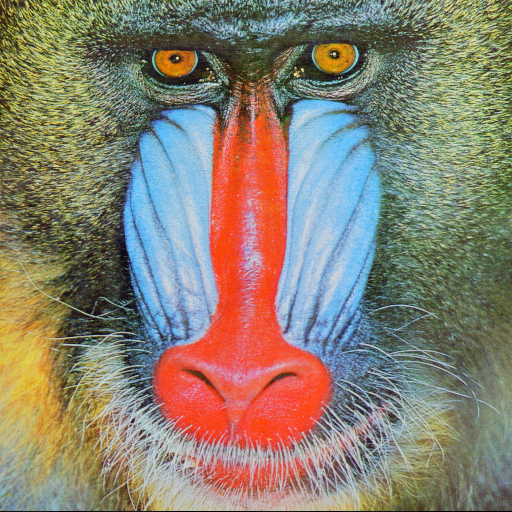
%> input picture Baboon.tiff, 512 x 512 px
$ octave main.m   (GNU Octave 9; MATLAB toolbox functions it lacks are replaced by stand-ins)
%> lines starting %> are read from the running program, lines starting %| are printed output that depends on the picture
### energy_ac_coefficients_framework.m
function [energy_map,num_nonzero,last_nonzero] = energy_ac_coefficients_framework(plain_image,CW,QF,key_image,fig)
%% return current results
if fig==0
    energy_map = imread('.\Baboon_EAC.png');
    num_nonzero = imread('.\Baboon_NCC.png');
    last_nonzero = imread('.\Baboon_PLZ.png');
else
    energy_map = imread('.\Baboon_EAC_w.png');
    num_nonzero = imread('.\Baboon_NCC_w.png');
    last_nonzero = imread('.\Baboon_PLZ_w.png');
end
return
%% encryption process
[m,n]=size(plain_image);
plain_image = plain_image-128;
block16_num = n*m/256;
block16(16,16,block16_num)=0;
% Execute our encryption algorithm to obtain encrypted encoded stream
% Assume the encoded stream encryption process is cracked, so Huffman decoding can be performed
% Huffman decoding yields zigzag-processed frequency domain coefficient vector for each 8*8 block
%% unzigzag8
block16(16,16,block16_num)=0;
for bx=1:block16_num
    temp_bx = 4*bx-3;
    block16(1:8,1:8,bx) = unzigzag8(block8_zigzag(temp_bx,:));
    block16(1:8,9:16,bx) = unzigzag8(block8_zigzag(1+temp_bx,:));
    block16(9:16,1:8,bx) = unzigzag8(block8_zigzag(2+temp_bx,:));
    block16(9:16,9:16,bx) = unzigzag8(block8_zigzag(3+temp_bx,:));
end

%% reverse raster scan
img_restruct(m,n)=0;
k=1;
temp_r = 0; temp_c = 0;
for r=1:m/16
    temp_r = r*16-15;
    for c=1:n/16
        temp_c = c*16-15;
        img_restruct(temp_r:temp_r+15,temp_c:temp_c+15)=block16(:,:,k);
        k=k+1;
    end
end

%% sketch attack
energy_map(m/8,n/8)=0;

for i=1:m/8
    for j=1:n/8
        temp = img_restruct(8*(i-1)+1:8*i,8*(j-1)+1:8*j);
        energy_map(i,j) = sum(abs(temp(:)));
    end
end

num_nonzero(m/8,n/8)=0;
for i=1:m/8
    for j=1:n/8
        temp = img_restruct(8*(i-1)+1:8*i,8*(j-1)+1:8*j);
        num_nonzero(i,j) = nnz(temp(:)~=0);
    end
end

last_nonzero(m/8,n/8)=0;
for i=1:m/8
    for j=1:n/8
        temp = zigzag8(img_restruct(8*(i-1)+1:8*i,8*(j-1)+1:8*j));
        for k=64:-1:2
            if temp(k)~=0
                last_nonzero(i,j)=k;
                break;
            end
        end
    end
end

return;


### decryptFramework.m
function [img_restruct] = decryptFramework(seq_enc,key_image,ITE)
%% return current result
load('image_restruct.mat');
return
%%
len_seq_enc = length(seq_enc);
key_initial = '66c782e8f95ba958f28adaae576c42a263c2449af416fb844499bef7fd41b2d0';
key_image = bitxor(double(key_image),double(key_initial),'int16');
key_image = char(key_image);
%% get compressed data bitstream
% Extract compressed data data_compressed from JPEG encoded stream,
% original image height height_img, width width_img, quantization table QT
img_restruct(height_img,width_img)=0;
block16_num = height_img*width_img/256;
block8_num = block16_num*4;
%% get chaotic stream
% Generate initial state values of chaotic system based on initial key key_image,
% produce chaotic sequences k1, k2, k3, k4
%% reverse data_compressed complement and diffusion
% Generate encryption keys key5 and key6 using chaotic sequence k4, and generate encryption key key7 using chaotic sequence k2
% Perform inverse process of selective complementation and diagonal diffusion on encoded stream based on key5, key6 and key7
%% huffman decode
block8_zigzag = zeros(block8_num,64);
% Perform Huffman decoding on data_compressed according to JPEG Huffman decoding rules
% to obtain zigzag-scanned frequency domain coefficient data
%% Get s vector from AC coefficient and Decode them
% inverse embed oprate

% Generate encryption key key4 based on chaotic sequence k4
for bx=1:block16_num
    if key4(bx) == 1
        if s(bx)=='1'
            s(bx)='0';
        else
            s(bx)='1';
        end
    end
end
clear key4;

for i=1:block16_num
    if s(i)=='1'
        index_char1 = i;
    end
end
%% reverse group and swap DC coefficient
% Generate encryption key key3 with minimum length based on chaotic sequence k3 and characteristics of group scrambling
dcc = block8_zigzag(1:end,1);
temp_block8 = block8_num*0.5;
if(ITE<=temp_block8)
    j=ITE;
else
    j=floor(temp_block8+1);
end

k = numel(key3);
for j=j:-1:1
    temp = 2*j;
    for i=floor(block8_num/temp):-1:1
        if(key3(k)=='1')
            temp_i = temp*i;
            dcc((temp_i-temp+1):temp_i) = Swap(dcc((temp_i-temp+1):temp_i),j);
        end
        k=k-1;
    end
end
block8_zigzag(1:end,1) = dcc;
%% decode DC by reverse DPCM
for bx=2:block8_num
    block8_zigzag(bx,1) = block8_zigzag(bx,1)+block8_zigzag(bx-1,1);
end
%% decode DC by reverse XOR
for bx=block16_num:-1:1
   if(s(bx)=='0')
       bx_temp = 4*bx-3; % 4*(bx-1)+1
       block8_zigzag(3+bx_temp,1) = bitxor(block8_zigzag(3+bx_temp,1),block8_zigzag(2+bx_temp,1),'int16');
       block8_zigzag(2+bx_temp,1) = bitxor(block8_zigzag(2+bx_temp,1),block8_zigzag(1+bx_temp,1),'int16');
       block8_zigzag(1+bx_temp,1) = bitxor(block8_zigzag(1+bx_temp,1),block8_zigzag(bx_temp,1),'int16');
       temp1 = bx_temp;
       bx=bx-1;
       break;
   end
end
for bx=bx:-1:1
   if(s(bx)=='0')
      bx_temp = 4*bx-3; % 4*(bx-1)+1
      block8_zigzag(temp1,1)=bitxor(block8_zigzag(temp1,1),block8_zigzag(3+bx_temp,1),'int16');
      block8_zigzag(3+bx_temp,1) = bitxor(block8_zigzag(3+bx_temp,1),block8_zigzag(2+bx_temp,1),'int16');
      block8_zigzag(2+bx_temp,1) = bitxor(block8_zigzag(2+bx_temp,1),block8_zigzag(1+bx_temp,1),'int16');
      block8_zigzag(1+bx_temp,1) = bitxor(block8_zigzag(1+bx_temp,1),block8_zigzag(bx_temp,1),'int16');
      temp1 = bx_temp;
   end
end
%% decode AC by reverse 8x8 block permutation
% Generate index vector key1 with length block16_num*4 based on k1. Generate integer vector s2 with length max(height_img/8,width_img/8)
% Reshape key1 into index matrix s1 of size height_img/8 * width_img/8
% Perform cyclic scrambling on index matrix based on s2 to get final index matrix s1
% Sort the 1D degraded vector of default 2D matrix in MATLAB to get index vector s11, which can restore to original block distribution
%% unzigzag8
block16(16,16,block16_num)=0;
for bx=1:block16_num
    temp_bx = 4*bx-3;
    block16(1:8,1:8,bx) = unzigzag8(block8_zigzag(temp_bx,:));
    block16(1:8,9:16,bx) = unzigzag8(block8_zigzag(1+temp_bx,:));
    block16(9:16,1:8,bx) = unzigzag8(block8_zigzag(2+temp_bx,:));
    block16(9:16,9:16,bx) = unzigzag8(block8_zigzag(3+temp_bx,:));
end
%% reverse QT
for bx=1:block16_num
    block16(1:8,1:8,bx) = block16(1:8,1:8,bx).*QT;
    block16(1:8,9:16,bx) = block16(1:8,9:16,bx).*QT;
    block16(9:16,1:8,bx) = block16(9:16,1:8,bx).*QT;
    block16(9:16,9:16,bx) = block16(9:16,9:16,bx).*QT;
end
%% reverse last_bit
if(any(any( QT==1 )))
    one_mtx = ones(8,8);
    for i=1:8
        for j=1:8
            if(QT(i,j)==1)
                one_mtx(i,j)=2;
            end
        end
    end
    k = 1;
    for bx=1:block16_num
        if(s(bx)=='1')
            block16(:,:,bx) = blkproc(block16(:,:,bx),[8 8],'round(x.*P1)',one_mtx);
        end
    end
end
%% reverse DCT
% Generate binary encryption key key2 based on chaotic sequence k2
key2 = char(mod(floor(k2(1:448+index_char1)*10^10),2)+ '0');
T8 = dctmtx(8);
T8_tm = T8';
T16 = dctmtx(16);
T16_tm = T16';
for bx=1:block16_num
    if(s(bx)=='1')
        % Perform inverse process of coefficient redistribution on block16(:,:,bx) based on key2,
        % then perform 16*16 inverse DCT process
        block16(:,:,bx) = T16_tm* block16(:,:,bx) *T16;
    else
        block16(1:8,1:8,bx) = T8_tm*block16(1:8,1:8,bx)*T8;
        block16(1:8,9:16,bx) = T8_tm*block16(1:8,9:16,bx)*T8;
        block16(9:16,1:8,bx) = T8_tm*block16(9:16,1:8,bx)*T8;
        block16(9:16,9:16,bx) = T8_tm*block16(9:16,9:16,bx)*T8;
    end
end
%% reverse raster scan
k=1;
temp_r = 0; temp_c = 0;
for r=1:height_img/16
    temp_r = r*16-15;
    for c=1:width_img/16
        temp_c = c*16-15;
        img_restruct(temp_r:temp_r+15,temp_c:temp_c+15)=block16(:,:,k);
        k=k+1;
    end
end


return;

### encryptFramework.m
function [bitstream_enc,bit_seq,key_image,ite]=encryptFramework(I,CW,QF,ITE,key_image)
%% return current results
load('enc_stream.mat')
load('dc_ac.mat')
load('key_image.mat')
bitstream_enc = enc_stream;
bit_seq = dc_ac;
key_image = key_image;
ite = ITE;
return
%% preprocess
[m,n]=size(I);
key_initial = '66c782e8f95ba958f28adaae576c42a263c2449af416fb844499bef7fd41b2d0';
key_image = bitxor(double(key_image),double(key_initial),'int16');
key_image = char(key_image);
ite=ITE;
I = I-128;
block16_num = n*m/256;
block8_num = 4*block16_num;
block16(16,16,block16_num)=0;
k=1;
temp_r = 0; temp_c = 0;
for r=1:m/16
    temp_r = r*16-15; %(r-1)*16+1
    for c=1:n/16
        temp_c = c*16-15; %(c-1)*16+1
        block16(:,:,k) = I(temp_r:temp_r+15,temp_c:temp_c+15);
        k=k+1;
    end
end
%% block segmentation process
s(1:block16_num)='0';
for bx=1:block16_num
    % Perform segmentation analysis on each 16*16 block,
    % return values d and e related to rate-distortion and bitstream length for segmentation decision
    cost = CW*(d-e)+e;
    if(cost<=0)
        s(bx)='1';
        index_char1 = bx;
    end
end
%% generate key stream about plain image
% Generate initial state values of chaotic system based on initial key key_image,
% produce chaotic sequences k1, k2, k3, k4
%% check s vector process
% Generate binary encryption key key2 based on chaotic sequence k2
T8 = dctmtx(8);
T8_tm = T8';
T16 = dctmtx(16);
T16_tm = T16';
for bx=1:block16_num
    if(s(bx)=='1')
        block16(:,:,bx) = T16*block16(:,:,bx)*T16_tm;
        % Perform coefficient redistribution process on block16(:,:,bx) based on key2
    else
        block16(1:8,1:8,bx) = T8*block16(1:8,1:8,bx)*T8_tm;
        block16(1:8,9:16,bx) = T8*block16(1:8,9:16,bx)*T8_tm;
        block16(9:16,1:8,bx) = T8*block16(9:16,1:8,bx)*T8_tm;
        block16(9:16,9:16,bx) = T8*block16(9:16,9:16,bx)*T8_tm;
    end
end
%% quantization process
QT = [16 11 10 16 24 40 51 61
    12 12 14 19 26 58 60 55
    14 13 16 24 40 57 69 56
    14 17 22 29 51 87 80 62
    18 22 37 56 68 109 103 77
    24 35 55 64 81 104 113 92
    49 64 78 87 103 121 120 101
    72 92 95 98 112 100 103 99];
if(QF<50)
    SF = 5000/QF;
else
    SF = 200-2*QF;
end
if QF<91
    for i=1:8
        for j=1:8
            QT(i,j) = median([1,round((QT(i,j)*SF+50)/100),255]);
        end
    end
else
    for i=1:8
        for j=1:8
            QT(i,j) = median([1,floor((QT(i,j)*SF)/100),255]);
        end
    end
end

if QF>=91
    one_mtx = ones(8,8);
    for i=1:8
        for j=1:8
            if(QT(i,j)==1)
                one_mtx(i,j)=0.5;
            end
        end
    end
    for bx=1:block16_num
        if(s(bx)=='1')
            block16(:,:,bx) = blkproc(block16(:,:,bx),[8 8],'round(x.*P1)',one_mtx);
        end
    end
end

for bx=1:block16_num
    block16(1:8,1:8,bx) = round(block16(1:8,1:8,bx)./QT);
    block16(1:8,9:16,bx) = round(block16(1:8,9:16,bx)./QT);
    block16(9:16,1:8,bx) = round(block16(9:16,1:8,bx)./QT);
    block16(9:16,9:16,bx) = round(block16(9:16,9:16,bx)./QT);
end
%% zigzag 8x8 matrix to obtain DC and AC
block8_zigzag(block8_num,64)=0;
for bx=1:block16_num
    temp_bx = 4*bx-3;
    block8_zigzag(temp_bx,:) = zigzag8(block16(1:8,1:8,bx));
    block8_zigzag(1+temp_bx,:) = zigzag8(block16(1:8,9:16,bx));
    block8_zigzag(2+temp_bx,:) = zigzag8(block16(9:16,1:8,bx));
    block8_zigzag(3+temp_bx,:) = zigzag8(block16(9:16,9:16,bx));
end
%% 8x8 block permutation excluding DC
% Generate index vector key1 with length block8_num based on k1. Generate integer vector s2 with length max(m/8,n/8)
% Reshape key1 into index matrix s1 of size m/8 * n/8
% Perform cyclic scrambling on index matrix based on s2 to get final index matrix s1
% Perform scrambling of block distribution based on 1D degraded vector of 2D matrix in default column-wise order in MATLAB
%% DC coefficient XOR
pre_dc8 = 0;
for bx=1:block16_num
   if(s(bx)=='0')
      bx_temp = 4*bx-3;
      block8_zigzag(bx_temp,1) = bitxor(pre_dc8,block8_zigzag(bx_temp,1),'int16');
      block8_zigzag(1+bx_temp,1) = bitxor(block8_zigzag(bx_temp,1),block8_zigzag(1+bx_temp,1),'int16');
      block8_zigzag(2+bx_temp,1) = bitxor(block8_zigzag(1+bx_temp,1),block8_zigzag(2+bx_temp,1),'int16');
      block8_zigzag(3+bx_temp,1) = bitxor(block8_zigzag(2+bx_temp,1),block8_zigzag(3+bx_temp,1),'int16');
      pre_dc8 = block8_zigzag(3+bx_temp,1);
   end
end
%% encode DC by DPCM
for bx=block8_num:-1:2
    block8_zigzag(bx,1) = block8_zigzag(bx,1)-block8_zigzag(bx-1,1);
end
%% complement s vector by key,then and enbed it into AC coefficient
% Generate encryption key key4 based on chaotic sequence k4
for bx=1:block16_num
    if key4(bx) == 1
        if s(bx)=='1'
            s(bx)='0';
        else
            s(bx)='1';
        end
    end
end
clear key4;
% embed oprate
%% group and swap DC coefficient
% Generate encryption key key3 with minimum length based on chaotic sequence k3 and characteristics of group scrambling
dcc = block8_zigzag(1:end,1);
temp_block8 = block8_num*0.5;
if(ITE>temp_block8)
    ITE=floor(temp_block8+1);
end
k=1;
for j=1:ITE
    temp = 2*j;
    for i=1:floor(block8_num/temp)
        if(key3(k)=='1')
            temp_i = temp*i;
            dcc((temp_i-temp+1):temp_i) = Swap(dcc((temp_i-temp+1):temp_i),j);
        end
        k=k+1;
    end
end
block8_zigzag(1:end,1) = dcc;
%% encode DC and AC by huffman table
% Encode DC and AC coefficients according to JPEG huffman coding rules
%% bit_seq complement and diffusion
% Generate encryption keys key5 and key6 using chaotic sequence k4, and generate encryption key key7 using chaotic sequence k2
% Perform selective complementation and diagonal diffusion on encoded stream based on key5, key6 and key7
%% JPEG bitstream
% Add JPEG header file, current code only includes the following parts
% SOI
% APP0
% DQT only include one
% SOF0
% DHT only include one DHT for DC and AC
% SOS
% EOI
% no some unuseful FF
bitstream_enc=[SOI,APP0,DQT,SOF0,DHT_DC,DHT_AC,SOS,bit_seq,EOI];

return;

### main.m
clc;clear;close all;

I = rgb2gray(imread('.\Baboon.tiff'));
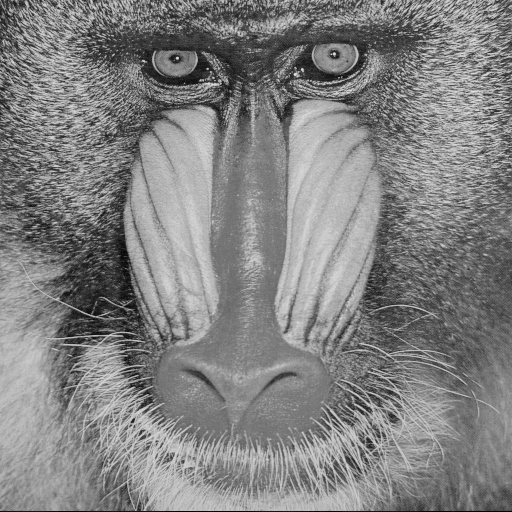
%> I: size 512x512 uint8; min 0, max 231, mean 129.6
% To simplify, the initial key is not generated from the original image here.
key_image = '8f7e9d8c7b6a5f4e3d2c1b0a9f8e7d6c5b4a3f2e1d0c9b8a7f6e5d4c3b2a1f0e';
CW = 0.5;
QF = 70;
ITE = 15;

%% visual safty
[enc_stream,dc_ac,key,ite] = encryptFramework(double(I),CW,QF,ITE,key_image);
%> ite = 15
% load standard JPEG decompression result without encoded bitstreams protection
load('I_without.mat');
[img_restruct] = decryptFramework(enc_stream,key,ite);
img_res = img_restruct+128;
PSNR = [psnr(uint8(img_res),I),psnr(uint8(I_without),I)]
%> PSNR = [30.53 7.45]
SSIM = [ssim(uint8(img_res),I),ssim(uint8(I_without),I)]
%> SSIM = [0.92 0.0601]
figure;
subplot(1,3,1); imshow(I,[]);
subplot(1,3,2); imshow(I_without,[]); % standard JPEG decoded image(encrypted image) without encoded bitstreams protection
subplot(1,3,3); imshow(img_res,[]);% completely decrypted image
%> after `imshow(img_res,[])`:
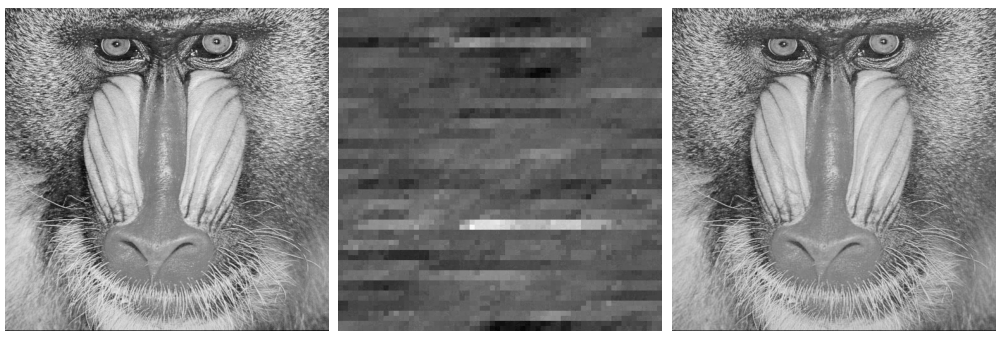
%> figure redrawn from the program's plot data, 3 panels

%% outline attack
[EAC,NCC,PLZ] = energy_ac_coefficients_framework(double(I),CW,QF,key_image,0);% with ac permutation
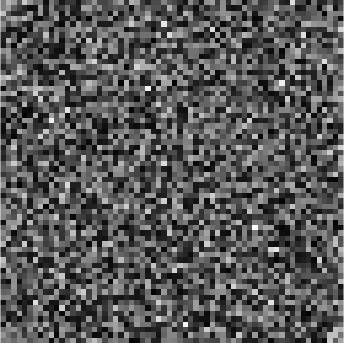
%> input picture Baboon_EAC.png, 344 x 343 px
%> in energy_ac_coefficients_framework, energy_map is the input picture: size 343x344 uint8; min 0, max 255, mean 87.8
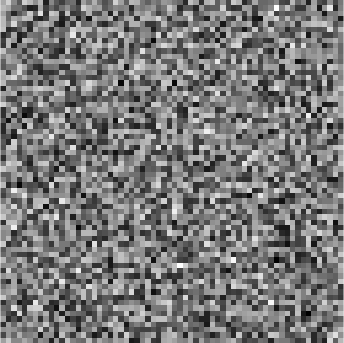
%> input picture Baboon_NCC.png, 344 x 343 px
%> in energy_ac_coefficients_framework, num_nonzero is the input picture: size 343x344 uint8; min 0, max 255, mean 120.8
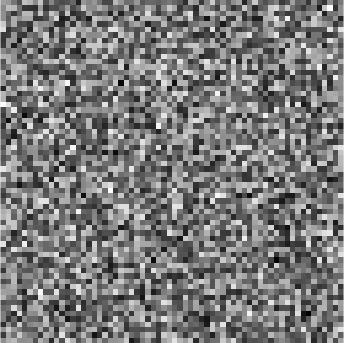
%> input picture Baboon_PLZ.png, 344 x 343 px
%> in energy_ac_coefficients_framework, last_nonzero is the input picture: size 343x344 uint8; min 0, max 255, mean 121.7
[EAC_w,NCC_w,PLZ_w] = energy_ac_coefficients_framework(double(I),CW,QF,key_image,1);% without ac permutation
%> call 2 of energy_ac_coefficients_framework, with CW = 0.5, QF = 70, fig = 1
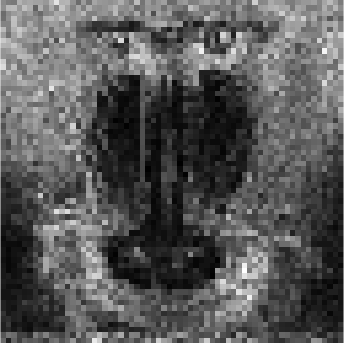
%> input picture Baboon_EAC_w.png, 344 x 343 px
%> in energy_ac_coefficients_framework, energy_map is the input picture: size 343x344 uint8; min 0, max 255, mean 87.9
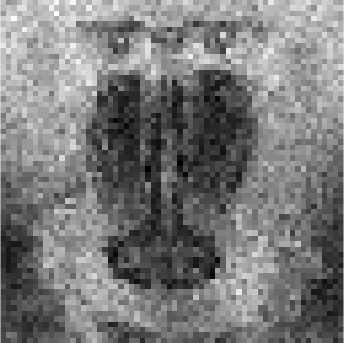
%> input picture Baboon_NCC_w.png, 344 x 343 px
%> in energy_ac_coefficients_framework, num_nonzero is the input picture: size 343x344 uint8; min 0, max 255, mean 121
%> the run ends on the next line
